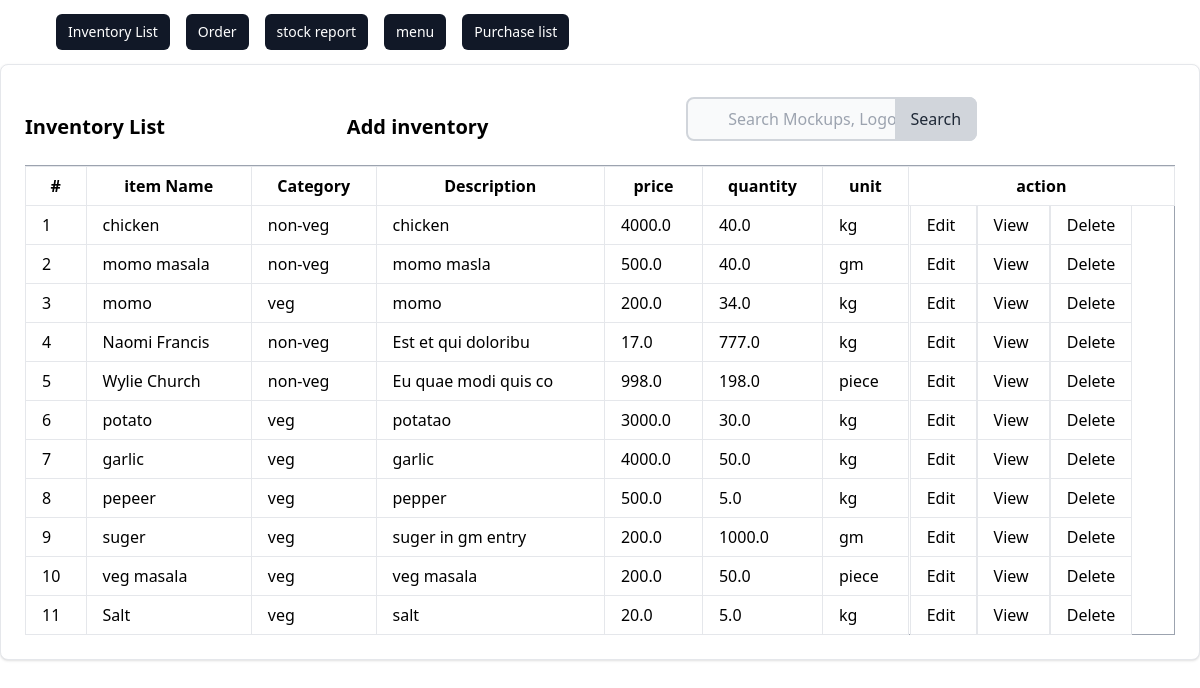
The page /list/ on the database as committed earlier.
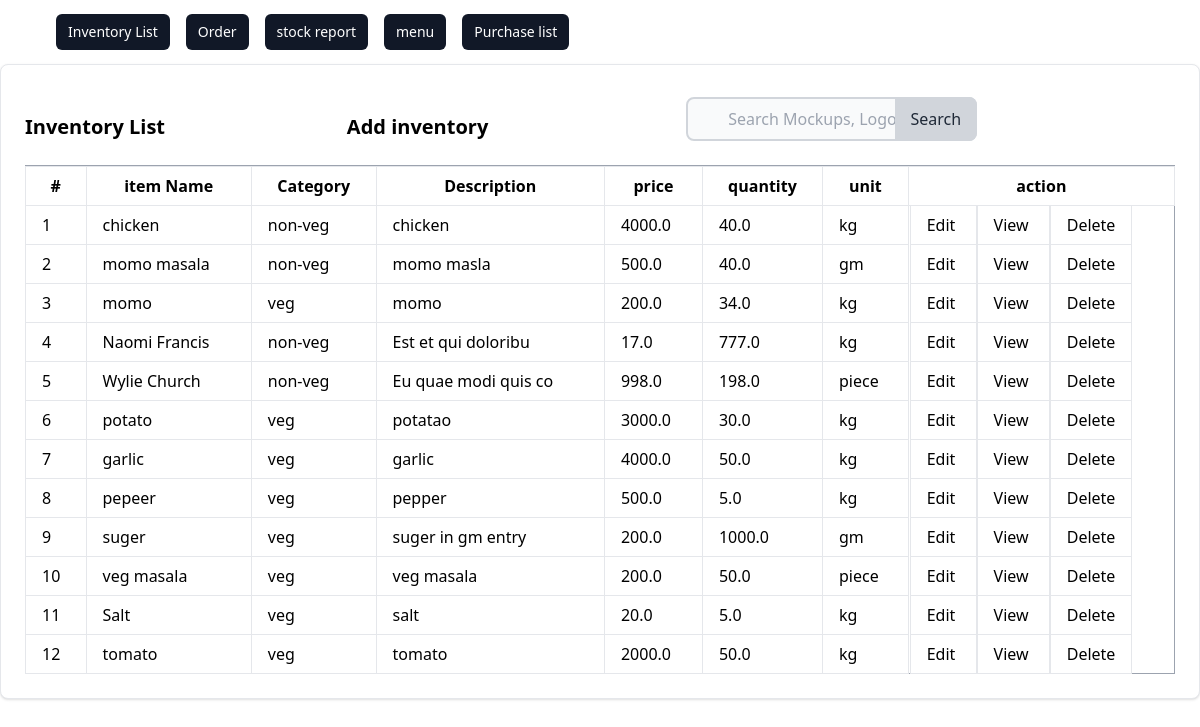
The same page on the database as committed later.
### inventory/models.py (models this page shows, shortened)
class Inventory(models.Model):
    category = models.ForeignKey(Category, on_delete=models.CASCADE)
    item_name = models.CharField(max_length=100, unique=True)
    quantity = models.FloatField()
    price = models.FloatField()
    unit = models.CharField(choices=CHOICES, max_length=100)
    description = models.TextField()

class Category(models.Model):
    name = models.CharField(max_length=100)
    description = models.TextField()
    def __str__(self):
        return self.name

### inventory/views.py (the view)
# urls.py: path('list/', views.InventoryListView.as_view(), name='list'),
class InventoryListView(ListView):
    model = Inventory
    template = 'inventory/inventory_list.html'
    success_url = reverse_lazy('inventory:index')

### inventory/templates/inventory/inventory_list.html (shortened to what this page needs)
{% extends 'inventory/base.html' %} {% block content %}
<div class="card max-w-80%  p-6 bg-white border border-gray-200 rounded-lg shadow dark:bg-gray-800 dark:border-gray-400">
  <div class="row">
    <div class="flex items-center justify-between">
        <h5 class="text-xl font-semibold">Inventory List</h5>
        <a href="{% url 'inventory:create' %}" class="text-xl font-semibold text-grey-200 hover:underline hover:text-blue-00 ml-auto">
         <h5>  Add inventory</h5>
        </a>
      <form method="get" action="/" class="max-w-md mx-auto px-4 py-2 justify-end">
        <div class="relative">
            <input
            type="search"
            id="default-search"
            name='q'
            class="block w-full pl-10 pr-4 py-2 rounded-lg border-2 border-gray-300 bg-gray-50 focus:ring-blue-500 focus:border-blue-500"
            placeholder="Search Mockups, Logos..."
            required
          />
          <button
            type="submit"
            class="absolute inset-y-0 right-0 px-4 py-2 bg-gray-300 text-gray-800 rounded-r-lg hover:bg-gray-400 focus:outline-none focus:bg-gray-400"
          >
            Search
          </button>
        </div>
      </form>
    </div>
      <div class="card-body">
        <table class="table-auto w-full border-collapse border border-gray-400 table-bordered">
          <th class="px-1 py-0">
            <tr>
              <th class="px-4 py-2 border px-4 py-2" >#</th>
              <th class="px-4 py-2  border ">item Name</th>
              <th class="px-4 py-2  border ">Category</th>
              <th class="px-4 py-2  border ">Description</th>
              <th  class="px-4 py-2  border ">price</th>
              <th class="px-4 py-2  border ">quantity</th>
              <th class="px-4 py-2  border ">unit</th>
              <th col="3" class="px-0 py-0  border ">action</th>
            </tr>
          </th>
          <tbody>
            {% if object_list %} {% for inventory in object_list %}
            <tr>
              <td class="border px-4 py-2">{{ inventory.id}}</td>
              <td class="border px-4 py-2">{{ inventory.item_name }}</td>
              <td class="border px-4 py-2">{{ inventory.category }}</td>
              <td class="border px-4 py-2">{{ inventory.description }}</td>
              <td class="border px-4 py-2">{{ inventory.price }}</td>
              <td  class="border px-4 py-2">{{ inventory.quantity }}</td>
              <td class="border px-4 py-2">{{ inventory.unit}}</td>
              <td>
                <a  class="border px-4 py-2"  href="{% url 'inventory:update'  %}"> Edit </a>
                <a class="border px-4 py-2"  href="{% url 'inventory:detail' %}"> View </a>
                <a  class="border px-4 py-2" href="/" > Delete </a>
              </td>
            </tr>
          {% endfor %}
          {% else %}
            <tr><td colspan="8" class="border px-4 py-2">No inventory found</td></tr>
          {% endif %}
          </tbody>
        </table>
      </div>
    </div>
  </div>
  </div>
{% endblock %}

Rows that differ between the two databases and show on the page:
added Inventory: id "12", item_name "tomato", category "veg", description "tomato", price "2000.0", quantity "50.0", unit "kg"
